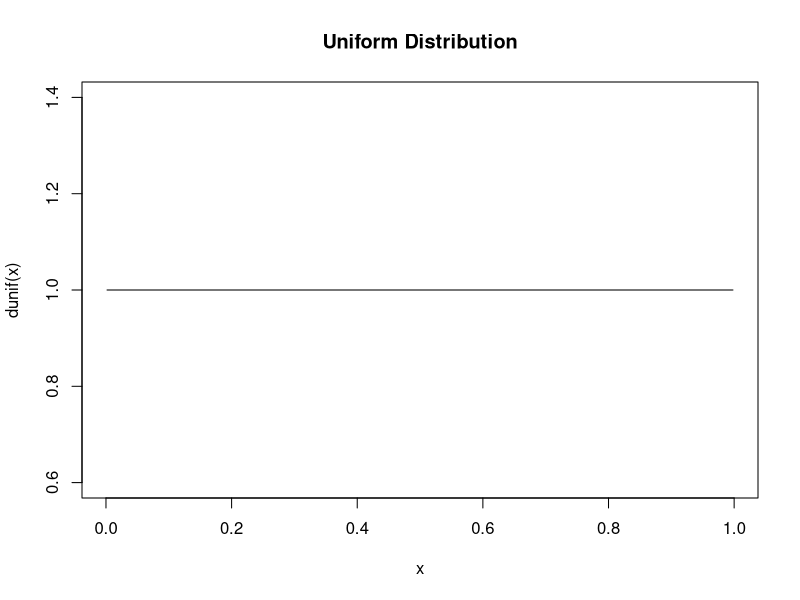

This figure's R source:
#default parameters are used, min=0,max=1
x<-runif(1000)
x<-sort(x)
plot(x,dunif(x),main="Uniform Distribution",type = 'l')